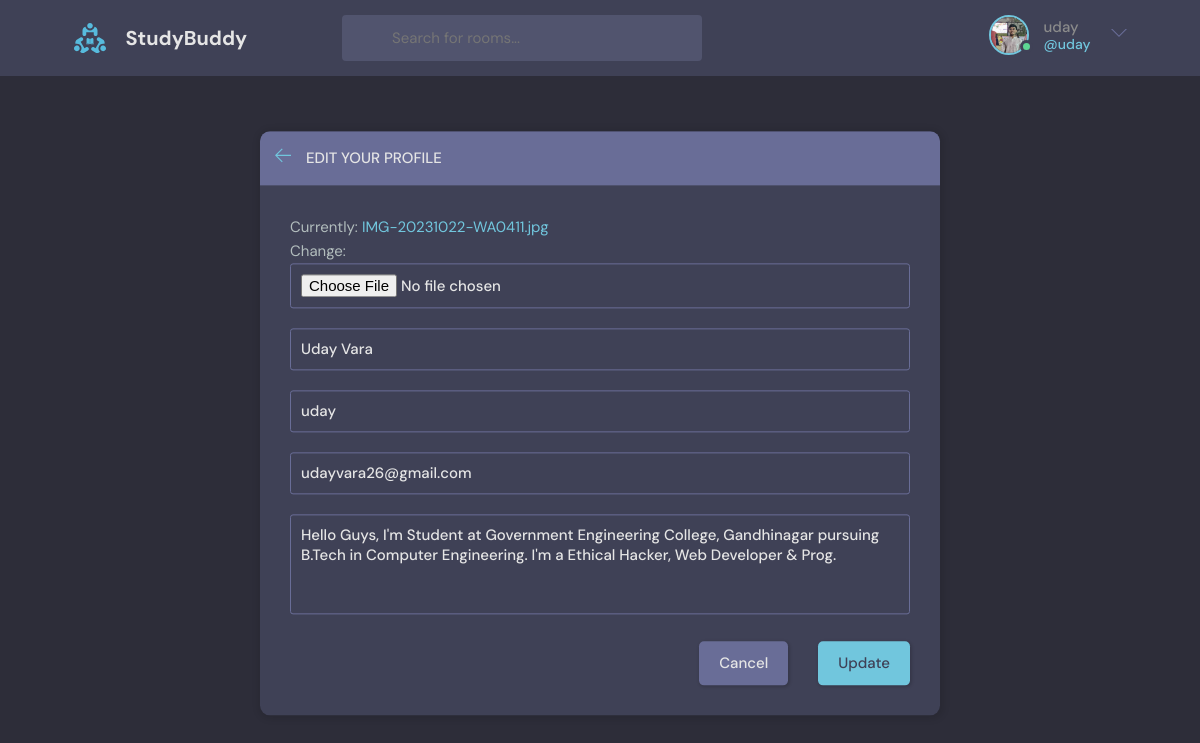
The page /update-user/ (signed in) on the database its author committed.
### base/models.py (models this page shows)
class User(AbstractUser):
    name = models.CharField(max_length= 200 , null= True)
    email = models.EmailField( unique=True,null= True)
    bio = models.TextField(null= True)
    avatar = models.ImageField(null = True , default = "avatar.svg")
    USERNAME_FIELD = 'email'
    REQUIRED_FIELDS = ['username']

### base/views.py (the view)
# urls.py: path('update-user/',views.updateUser, name = 'update-user'),
@login_required(login_url ='/login')
def updateUser(request):
    user = request.user
    form = UserForm(instance=user)
    if request.method == 'POST':
        form = UserForm(request.POST,request.FILES,instance=user)
        if form.is_valid():
            form.save()
            return redirect('user-Profile', pk = user.id)
    return render(request, 'base/update_user.html',{'form':form})

### base/forms.py
class UserForm(ModelForm):
    class Meta:
        model = User
        fields = ['avatar', 'name' , 'username','email' , 'bio']

### base/templates/base/update_user.html (shortened to what this page needs)
{% extends 'main.html' %}
{% block content %}
<main class="update-account layout">
        <div class="container">
            <div class="layout__box">
                <div class="layout__boxHeader">
                    <div class="layout__boxTitle">
                        <a href="{% url 'home' %}">
                            <svg version="1.1" xmlns="http://www.w3.org/2000/svg" width="32" height="32"
                                viewBox="0 0 32 32">
                                <title>arrow-left</title>
                                <path
                                    d="M13.723 2.286l-13.723 13.714 13.719 13.714 1.616-1.611-10.96-10.96h27.625v-2.286h-27.625l10.965-10.965-1.616-1.607z">
                                </path>
                            </svg>
                        </a>
                        <h3>Edit your profile</h3>
                    </div>
                </div>
                <div class="layout__body">
                    <form class="form" action="" enctype="multipart/form-data" method = "post">
                        {% for filed in form %}
                        <div class="form__group">
                           {{filed}}
                        </div>
                        {% endfor %}
                        <div class="form__action">
                            <a class="btn btn--dark" href="{% url 'home' %}">Cancel</a>
                            <button class="btn btn--main" type="submit">Update</button>
                        </div>
                    </form>
                </div>
            </div>
        </div>
    </main>
  {% endblock content%}

### tempaltes/navbar.html (shortened to what this page needs)
{% load static %}
<header class="header header--loggedIn">
  <div class="container">
    <a href="{% url 'home' %}" class="header__logo">
      <img src="{% static 'images/logo.svg' %}" />
      <h1>StudyBuddy</h1>
    </a>
    <form class="header__search" method="get" action="{% url 'home' %}">
      <label>
        <svg version="1.1" xmlns="http://www.w3.org/2000/svg" width="32" height="32" viewBox="0 0 32 32">
          <title>search</title>
        </svg>
        <input  name="q" placeholder="Search for rooms..." />
      </label>
    </form>
    <nav class="header__menu">
       {% if request.user.is_authenticated  %}
      <div class="header__user">
        <a href="{% url 'update-user' %}">
          <div class="avatar avatar--medium active">
            <img src="{{request.user.avatar.url}}" />
          </div>
          <p>{{request.user.username}}<span>@{{request.user.username}}</span></p>
        </a>
        <button class="dropdown-button">
          <svg version="1.1" xmlns="http://www.w3.org/2000/svg" width="32" height="32" viewBox="0 0 32 32">
            <title>chevron-down</title>
            <path d="M16 21l-13-13h-3l16 16 16-16h-3l-13 13z"></path>
          </svg>
        </button>
      </div>
      {% else %}
      <a href="{% url 'login' %}">
        <img src="{% static 'images/avatar.svg' %}" />
        <p>Login</p>
      </a>
      {% endif %}
    </nav>
  </div>
</header>

### rows shown on the page
User: user.avatar (picture), user.username "uday", form "Uday Vara" "uday" "udayvara26@gmail.com" "Hello Guys, I'm Student at Government Engineering College, Gandhinagar pursuing B.Tech in Computer Engineering. I'm a Ethical Hacker, Web Developer & Prog."
